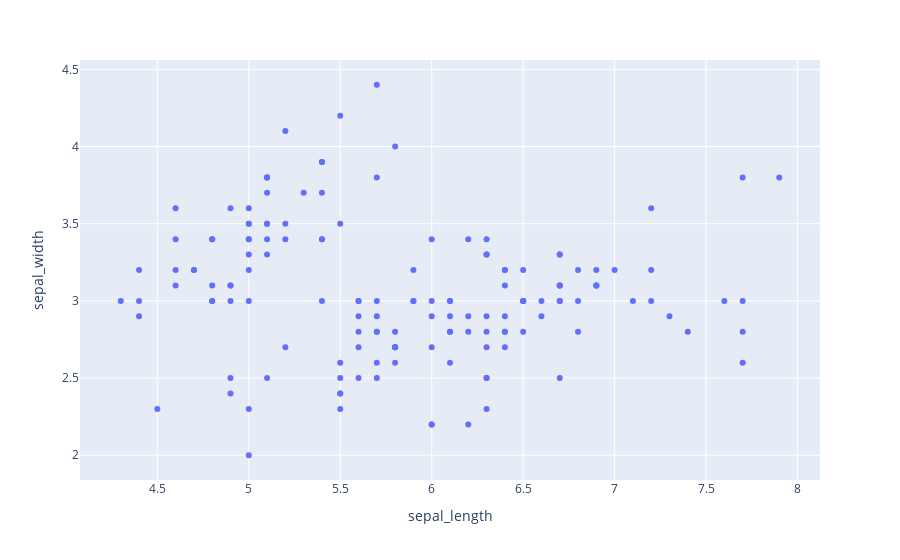

The notebook cell saved with this chart:
### Code cell
fig=px.scatter(df,x='sepal_length',y='sepal_width')
fig.show()

### Figure 1 — Plotly figure (JSON) as saved in the notebook; plotly's stock layout.template omitted (floating-point values rounded to 4 significant figures; data arrays with more than 128 entries replaced by an {"elided": "..."} marker saying what was removed)
{"data": [{"hovertemplate": "sepal_length=%{x}<br>sepal_width=%{y}<extra></extra>", "legendgroup": "", "marker": {"color": "#636efa", "symbol": "circle"}, "mode": "markers", "name": "", "orientation": "v", "showlegend": false, "type": "scatter", "x": {"elided": "150 float values"}, "xaxis": "x", "y": {"elided": "150 float values"}, "yaxis": "y"}], "layout": {"legend": {"tracegroupgap": 0}, "margin": {"t": 60}, "xaxis": {"anchor": "y", "domain": [0, 1], "title": {"text": "sepal_length"}}, "yaxis": {"anchor": "x", "domain": [0, 1], "title": {"text": "sepal_width"}}}}
